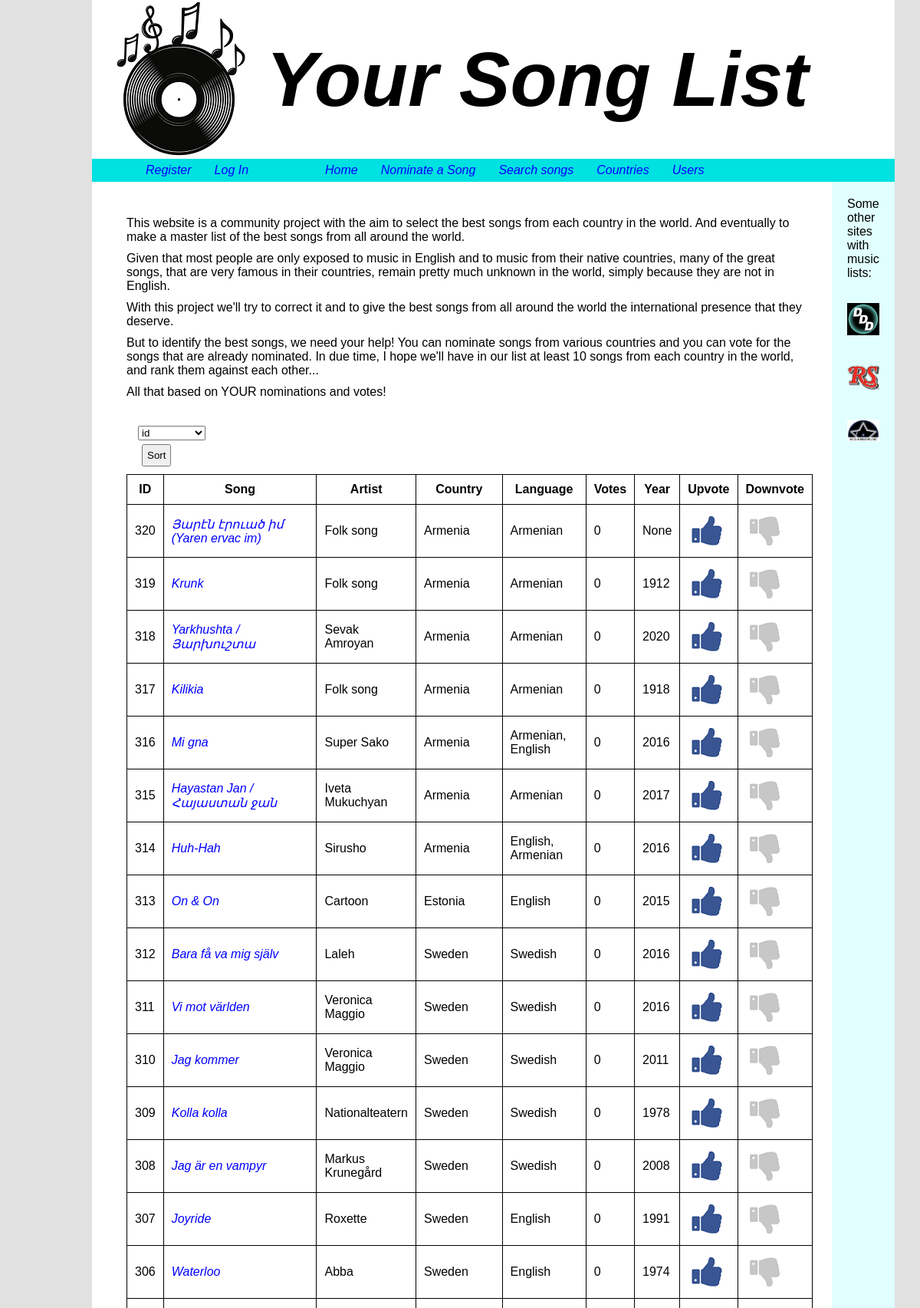
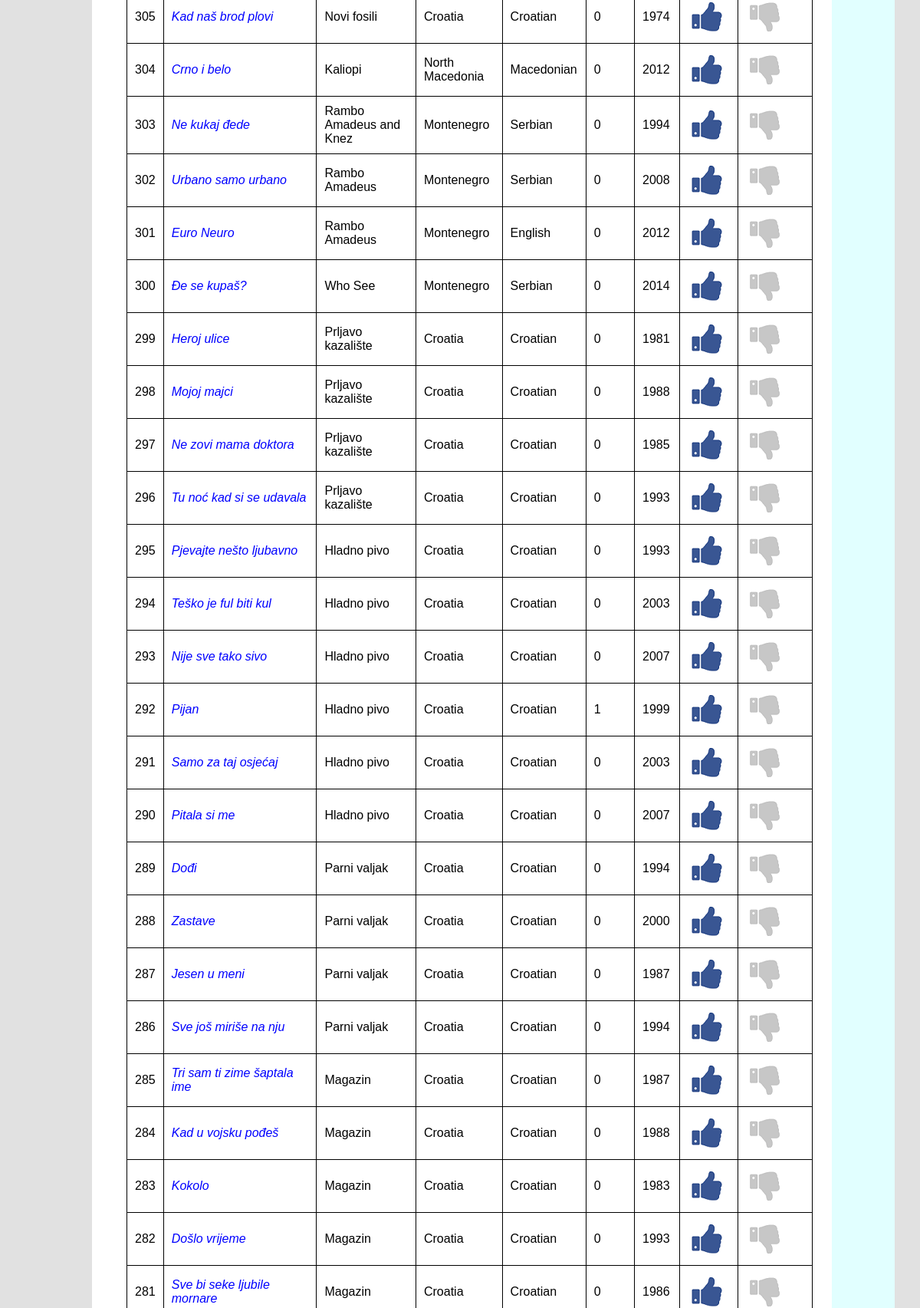
The page / (upper part) on the database its author committed (2 pictures, top to bottom).
### tables this page shows
CREATE TABLE songs
(id INTEGER PRIMARY KEY AUTOINCREMENT NOT NULL,
name TEXT NOT NULL,
country TEXT NOT NULL,
artist TEXT,
language TEXT,
year INTEGER,
votes INTEGER NOT NULL DEFAULT 0, islocked INTEGER NOT NULL DEFAULT 0);

### app.py (the view, shortened to what this page needs)
@app.route("/", methods=["GET", "POST"])
def index():
    rows = db.execute("SELECT * FROM songs ORDER BY id DESC;")
    return render_template("index.html", rows=rows)

### app.py (called while the page is built)
@app.after_request
def after_request(response):
    response.headers["Cache-Control"] = "no-cache, no-store, must-revalidate"
    response.headers["Expires"] = 0
    response.headers["Pragma"] = "nno-cache"
    return response

### templates/index.html (shortened to what this page needs)
{% extends "layout.html" %}
{% block main %}
<p class="intro" style="margin-top:20px">
    This website is a community project with the aim to select the best songs
    from each country in the world. And eventually to make a master list of the best songs from all
    around the world.
  </p>
  <p class="intro">
    Given that most people are only exposed to music in English and to
    music from their native countries, many of the great songs, that are very
    famous in their countries, remain pretty much unknown in the world, simply
    because they are not in English.
  </p>
  <p class="intro">
    With this project we'll try to correct it and to give the best songs from all
    around the world the international presence that they deserve.
  </p>
  <p class="intro">
    But to identify the best songs, we need your help! You can nominate songs from
    various countries and you can vote for the songs that are already
    nominated. In due time, I hope we'll have in our list at least 10 songs from each
    country in the world, and rank them against each other...
  </p>
  <p class="intro" style="margin-bottom:30px">
    All that based on YOUR nominations and votes!
  </p>
  <div class="table-container">
  <form class="intro" action="/" method="post">
    <div>
       <select name="method">
            <option value="id">id</option>
        </select>
    </div>
    <button type="submit">Sort</button>
</form>
    <table class="uncentered">
        <thead>
            <tr>
                <th>ID</th>
                <th>Song</th>
                <th>Artist</th>
                <th>Country</th>
                <th class="collapsable">Language</th>
                <th>Votes</th>
                <th>Year</th>
                <th class="collapsable">Upvote</th>
                <th class="collapsable">Downvote</th>
            </tr>
        </thead>
        <tbody>
            {% for row in rows %}
			<tr>
                <td>{{row["id"] }}</td>
				<td><a href="/song?id={{ row["id"] }}"</a>{{ row["name"] }}</td>
                <td>{{ row["artist"] }}</td>
                <td>{{ row["country"] }}</td>
                <td class="collapsable">{{ row["language"] }}</td>
                <td>{{ row["votes"] }}</td>
                <td>{{ row["year"] }}</td>
                <td class="collapsable">
                    <form action="/vote" method="post">
                        <button class="voting-button upvote" type="submit"><span>Upvote</span></button>
                    </form>
                </td>
                <td class="collapsable">
                    <form action="/vote" method="post">
                        <button class="voting-button downvote" type="submit"><span>Downvote</span></button>
                    </form>
                </td>
			</tr>
		    {% endfor %}
        </tbody>
    </table>
</div>
{% endblock %}

### static/styles.css (style rules this page uses)
* { margin: 0; padding: 0; box-sizing: border-box; font-family: "Gill Sans", sans-serif; }
a { text-decoration: none; font-style: italic; }
a:link { color: blue; }
body { font-family: Arial, Helvetica, sans-serif; background-color: rgb(225,225,225); }
table { margin-top: 10px; margin-left: auto; margin-right: auto; background-color: black; border-spacing: 1px; }
td, th { padding: 10px; background-color: white; overflow: visible; overflow-wrap: break-word; max-width: 200px; }
button { padding: 5px; margin: 5px; }
p { padding: 5px; }
.intro { margin-left: 20px; }
.uncentered { margin: 5px; }
.voting-button { background-repeat: no-repeat; background-position: 50% 50%; height: 38px; width: 40px; border: none; }
.upvote { background-image: url("/static/pictures/upvote.png"); }
.downvote { background-image: url("/static/pictures/downvote.png"); }
.table-container { display: flex; margin-left: 20px; margin-right: auto; flex-direction: column; align-items: flex-start; }

### rows shown on the page
songs: id "320", name "Յարէն էրուած իմ (Yaren ervac im)", artist "Folk song", country "Armenia", language "Armenian", votes "0", year "None"
songs: id "319", name "Krunk", artist "Folk song", country "Armenia", language "Armenian", votes "0", year "1912"
songs: id "318", name "Yarkhushta / Յարխուշտա", artist "Sevak Amroyan", country "Armenia", language "Armenian", votes "0", year "2020"
songs: id "317", name "Kilikia", artist "Folk song", country "Armenia", language "Armenian", votes "0", year "1918"
songs: id "316", name "Mi gna", artist "Super Sako", country "Armenia", language "Armenian, English", votes "0", year "2016"
songs: id "315", name "Hayastan Jan / Հայաստան ջան", artist "Iveta Mukuchyan", country "Armenia", language "Armenian", votes "0", year "2017"
songs: id "314", name "Huh-Hah", artist "Sirusho", country "Armenia", language "English, Armenian", votes "0", year "2016"
songs: id "313", name "On & On", artist "Cartoon", country "Estonia", language "English", votes "0", year "2015"
songs: id "312", name "Bara få va mig själv", artist "Laleh", country "Sweden", language "Swedish", votes "0", year "2016"
songs: id "311", name "Vi mot världen", artist "Veronica Maggio", country "Sweden", language "Swedish", votes "0", year "2016"
songs: id "310", name "Jag kommer", artist "Veronica Maggio", country "Sweden", language "Swedish", votes "0", year "2011"
songs: id "309", name "Kolla kolla", artist "Nationalteatern", country "Sweden", language "Swedish", votes "0", year "1978"
songs: id "308", name "Jag är en vampyr", artist "Markus Krunegård", country "Sweden", language "Swedish", votes "0", year "2008"
songs: id "307", name "Joyride", artist "Roxette", country "Sweden", language "English", votes "0", year "1991"
songs: id "306", name "Waterloo", artist "Abba", country "Sweden", language "English", votes "0", year "1974"
songs: id "305", name "Kad naš brod plovi", artist "Novi fosili", country "Croatia", language "Croatian", votes "0", year "1974"
songs: id "304", name "Crno i belo", artist "Kaliopi", country "North Macedonia", language "Macedonian", votes "0", year "2012"
songs: id "303", name "Ne kukaj đede", artist "Rambo Amadeus and Knez", country "Montenegro", language "Serbian", votes "0", year "1994"
songs: id "302", name "Urbano samo urbano", artist "Rambo Amadeus", country "Montenegro", language "Serbian", votes "0", year "2008"
songs: id "301", name "Euro Neuro", artist "Rambo Amadeus", country "Montenegro", language "English", votes "0", year "2012"
songs: id "300", name "Đe se kupaš?", artist "Who See", country "Montenegro", language "Serbian", votes "0", year "2014"
songs: id "299", name "Heroj ulice", artist "Prljavo kazalište", country "Croatia", language "Croatian", votes "0", year "1981"
songs: id "298", name "Mojoj majci", artist "Prljavo kazalište", country "Croatia", language "Croatian", votes "0", year "1988"
songs: id "297", name "Ne zovi mama doktora", artist "Prljavo kazalište", country "Croatia", language "Croatian", votes "0", year "1985"
songs: id "296", name "Tu noć kad si se udavala", artist "Prljavo kazalište", country "Croatia", language "Croatian", votes "0", year "1993"
songs: id "295", name "Pjevajte nešto ljubavno", artist "Hladno pivo", country "Croatia", language "Croatian", votes "0", year "1993"
songs: id "294", name "Teško je ful biti kul", artist "Hladno pivo", country "Croatia", language "Croatian", votes "0", year "2003"
songs: id "293", name "Nije sve tako sivo", artist "Hladno pivo", country "Croatia", language "Croatian", votes "0", year "2007"
songs: id "292", name "Pijan", artist "Hladno pivo", country "Croatia", language "Croatian", votes "1", year "1999"
songs: id "291", name "Samo za taj osjećaj", artist "Hladno pivo", country "Croatia", language "Croatian", votes "0", year "2003"
songs: id "290", name "Pitala si me", artist "Hladno pivo", country "Croatia", language "Croatian", votes "0", year "2007"
songs: id "289", name "Dođi", artist "Parni valjak", country "Croatia", language "Croatian", votes "0", year "1994"
songs: id "288", name "Zastave", artist "Parni valjak", country "Croatia", language "Croatian", votes "0", year "2000"
songs: id "287", name "Jesen u meni", artist "Parni valjak", country "Croatia", language "Croatian", votes "0", year "1987"
songs: id "286", name "Sve još miriše na nju", artist "Parni valjak", country "Croatia", language "Croatian", votes "0", year "1994"
songs: id "285", name "Tri sam ti zime šaptala ime", artist "Magazin", country "Croatia", language "Croatian", votes "0", year "1987"
songs: id "284", name "Kad u vojsku pođeš", artist "Magazin", country "Croatia", language "Croatian", votes "0", year "1988"
songs: id "283", name "Kokolo", artist "Magazin", country "Croatia", language "Croatian", votes "0", year "1983"
songs: id "282", name "Došlo vrijeme", artist "Magazin", country "Croatia", language "Croatian", votes "0", year "1993"
songs: id "281", name "Sve bi seke ljubile mornare", artist "Magazin", country "Croatia", language "Croatian", votes "0", year "1986"
